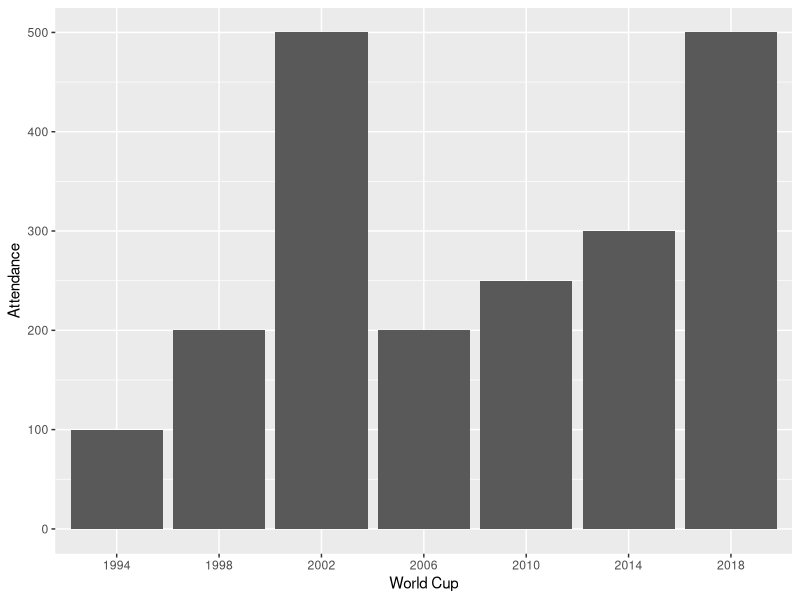

Reproduce this figure in R.
library(tidyverse)

dates <- c("1994", "1998", "2002", "2006", "2010", "2014", "2018")
hosts <- c("USA", "France", "Japan-South Korea", "Germany", "South Africa", "Brazil", "Russia")
attendance <- c(100, 200, 500, 200, 250, 300, 500)

df <- data.frame(dates, hosts, attendance)

ggplot(df, aes(x = dates, y = attendance)) +
  geom_col() +
  labs (x = "World Cup", y = "Attendance", fill = hosts)